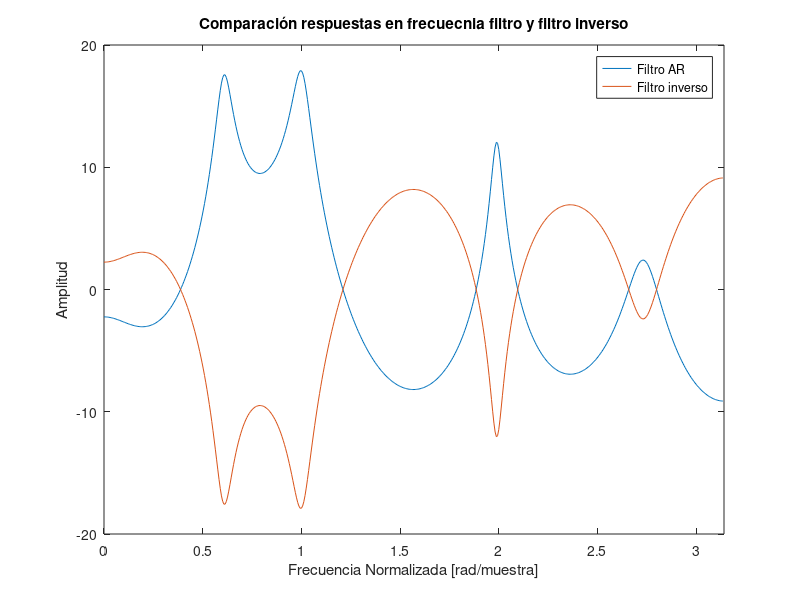

MATLAB code to generate this figure: (Note: this script raises an error after producing the figure.)
%%%%% Lab 5 DSP Parte V
close all; clear; clc

%%% Parte 1. Comparación filtro y filtro inverso
load vowels.mat

% Obtención de filtros
a = lpc(vowel_a,15);
b_inv = a;

% Obtenciión de respuestas en frecuencia
[h,w] = freqz(1,a); [h_inv,w_inv] = freqz(b_inv,1);

% Gráficos
figure
plot(w,mag2db(abs(h)))
hold on
plot(w_inv,mag2db(abs(h_inv)))
xlim([0 pi])
xlabel("Frecuencia Normalizada [rad/muestra]")
ylabel("Amplitud")
title("Comparación respuestas en frecuecnia filtro y filtro inverso")
legend("Filtro AR", "Filtro inverso")

%%% Parte 2. Gráfico de residuo
e = filter(b_inv,1,vowel_a);

%Grafico
t = (0:(length(vowel_a)-1))/fs;
xmin = 1;
xmax = 1.1;

figure
subplot 211
plot(t,vowel_a)
xlabel("Tiempo [s]")
ylabel("Amplitud")
title("Señal vowel\_a")
xlim([xmin xmax])

subplot 212
plot(t,e)
xlabel("Tiempo [s]")
ylabel("Amplitud")
title("Señal de entrada obtenida a partir de filtro inverso")
xlim([xmin xmax])

%%% Parte 3. Espectro del residuo
[he,we] = positiveSpectrum(e);
[ha,wa] = positiveSpectrum(vowel_a);

figure
subplot 211
plot(we,mag2db(abs(he)))
xlabel("Frecuencia normalizada [rad/muestra]")
ylabel("Amplitud [dB]")
title("Visualzación en frecuencia de residuo")
xlim([0 pi])

subplot 212
plot(wa, mag2db(abs(ha)))
xlabel("Frecuencia normalizada [rad/muestra]")
ylabel("Amplitud [dB]")
title("Visualzación en frecuencia de señal vowel\_a")
xlim([0 pi])

%%% Parte 4. Autocorrelación del residuo y pitch

% Obtención de autocorrelaciones
re = xcorr(e);
ra = xcorr(vowel_a);

%Gráficos
k = (1:length(ra)) - length(vowel_a);

figure
subplot 211
plot(k,re)
xlim([-1000 1000])
xlabel("Desfase de muestras [-]")
ylabel("Amplitud")
title("Autocorrelación de residuo")

subplot 212
plot(k,ra)
xlim([-1000 1000])
xlabel("Desfase de muestras [-]")
ylabel("Amplitud")
title("Autocorrelación de vowel\_a")